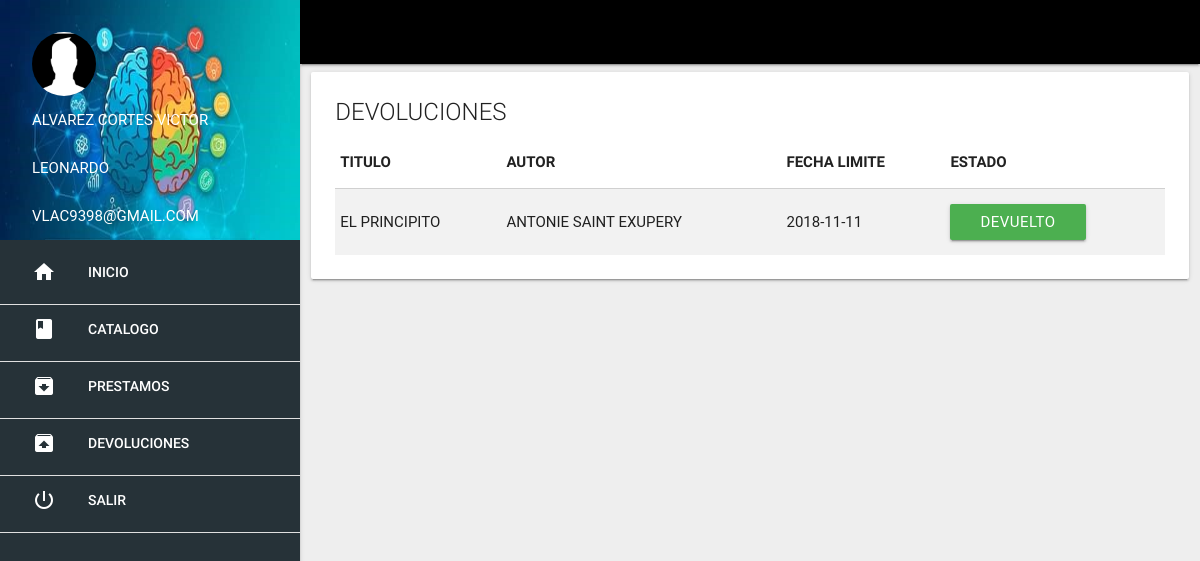
Screenshot of /UACM/devoluciones/index.php (signed in) with the database file from the repository.
### tables this page shows
CREATE TABLE `prestamos` (
  `id` int(11) NOT NULL,
  `titulo` varchar(200) NOT NULL,
  `autor` varchar(100) NOT NULL,
  `nombre` varchar(30) NOT NULL,
  `fecha_inicial` date NOT NULL,
  `fecha_limite` date NOT NULL,
  `status` varchar(50) NOT NULL,
  `ejemplar` int(3) NOT NULL
);

### UACM/devoluciones/lista_user.php (the view, shortened to what this page needs)
<?php include'../extend/header.php'; ?>
<?php $sel = $con->query("SELECT * FROM prestamos ");
?>
<div class="row">
	<div class="col s12">
		<div class="card">
			<div class="card-content">
				<span class="card-title">Devoluciones</span>
				<table class="striped responsive-table">
					<thead>
						<th>Titulo</th>
						<th>Autor</th>
						<th>Fecha limite</th>
						<th>Estado</th>
					</thead>
					<?php while($f = $sel->fetch_assoc()){
					if($f['status'] == 'DEVUELTO' && $_SESSION['nombre'] == $f['nombre']){
					?>
						<tr>
							<td><?php echo $f['titulo'] ?></td>
							<td><?php echo $f['autor'] ?></td>
							<td><?php echo $f['fecha_limite']?></td>
							<td><a href="#" class="btn green white-text"><?php echo $f['status'] ?></a></td>
						</tr>
						<?php } }?>
				</table>
			</div>
		</div>
	</div>
</div>
<?php include'../extend/scripts.php'; ?>
</body>
</html>
</html>

### UACM/css/styles.css (style rules this page uses)
body { text-transform: uppercase; }

### rows the page displays
prestamos: titulo "EL PRINCIPITO", autor "ANTONIE SAINT EXUPERY", fecha_limite "2018-11-11", status "DEVUELTO"

### other values shown
$_SESSION['nombre'] "ALVAREZ CORTES VICTOR LEONARDO"
$_SESSION['correo'] "VLAC9398@GMAIL.COM"
